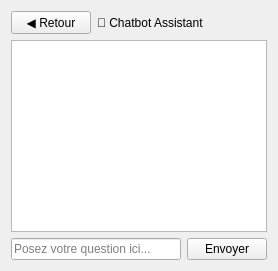
      <widget class="QWidget" name="pageChatbot">
       <layout class="QVBoxLayout" name="layoutChatbot">
        <item>
         <layout class="QHBoxLayout" name="headerChatbot">
          <item>
           <widget class="QPushButton" name="btnRetourChatbot">
            <property name="text">
             <string>◀ Retour</string>
            </property>
           </widget>
          </item>
          <item>
           <widget class="QLabel" name="labelTitleChatbot">
            <property name="text">
             <string>🤖 Chatbot Assistant</string>
            </property>
           </widget>
          </item>
          <item>
           <spacer name="spacerChatbot">
            <property name="orientation">
             <enum>Qt::Orientation::Horizontal</enum>
            </property>
            <property name="sizeHint" stdset="0">
             <size>
              <width>0</width>
              <height>0</height>
             </size>
            </property>
           </spacer>
          </item>
         </layout>
        </item>
        <item>
         <widget class="QTextEdit" name="chatHistory">
          <property name="readOnly">
           <bool>true</bool>
          </property>
         </widget>
        </item>
        <item>
         <layout class="QHBoxLayout" name="layoutInputChat">
          <item>
           <widget class="QLineEdit" name="chatInput">
            <property name="placeholderText">
             <string>Posez votre question ici...</string>
            </property>
           </widget>
          </item>
          <item>
           <widget class="QPushButton" name="btnSendMessage">
            <property name="text">
             <string>Envoyer</string>
            </property>
           </widget>
          </item>
         </layout>
        </item>
       </layout>
      </widget>
